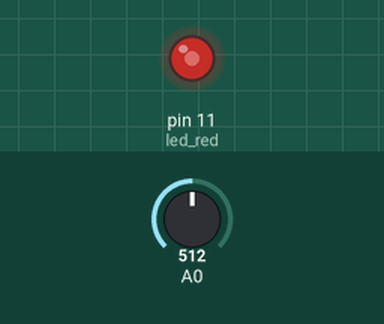
The sketch below on a simulated Arduino Uno, built with avr-gcc and run on an emulated ATmega328P. Shown: output pins drawn as LEDs (lit = HIGH). The inputs (shaded band) are chosen by the test bench; at power-on: A0 = 512.

Above: at 1.2 s.
1.3 s: A0 set to 716
At 1.7 s:
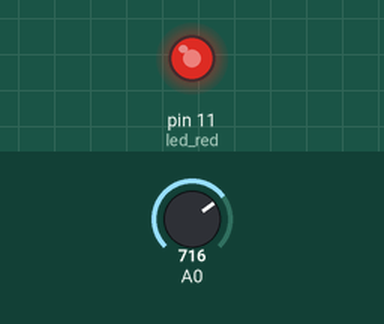
2.8 s: A0 set to 900
At 4.0 s:
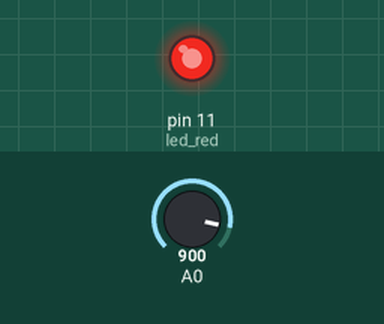
4.3 s: A0 set to 122
At 5.2 s:
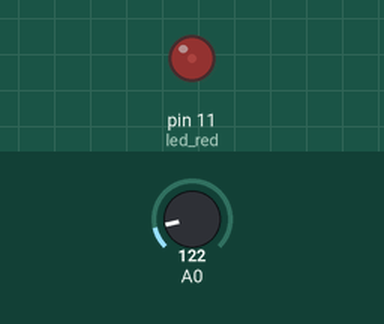
5.8 s: A0 set to 0
At 6.3 s:
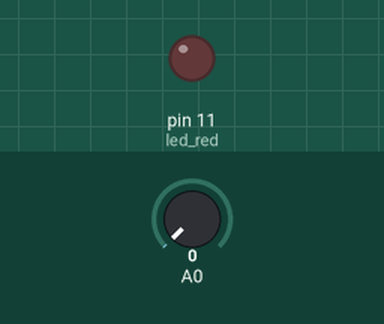
7.3 s: A0 set to 511
At 8.7 s:
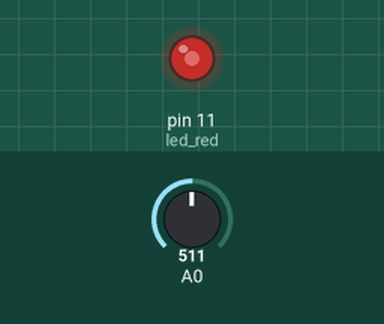
Timing chart, 0 to 9.8 s (numbered marks = the images above; inputs shaded):
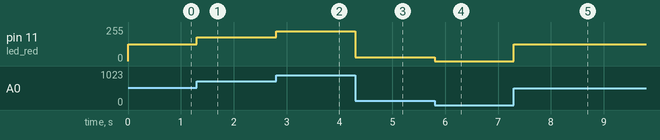

Measured:
- after the input at 1.3 s, pin 11 (led_red): 127/255 → 178/255 at once
- after the input at 2.8 s, pin 11 (led_red): 178/255 → 224/255 at once
- after the input at 4.3 s, pin 11 (led_red): 224/255 → 30/255 at once
- after the input at 5.8 s, pin 11 (led_red): 30/255 → 0/255 at once
- after the input at 7.3 s, pin 11 (led_red): 0/255 → 127/255 at once

The sketch:

pot_ex01.ino
```cpp
int led_red = 11;

void setup() {
  pinMode(led_red, OUTPUT);
}

void loop() {
  int pot_val = map(analogRead(A0), 0, 1023, 0, 255);
  analogWrite(led_red, pot_val);
}
```
